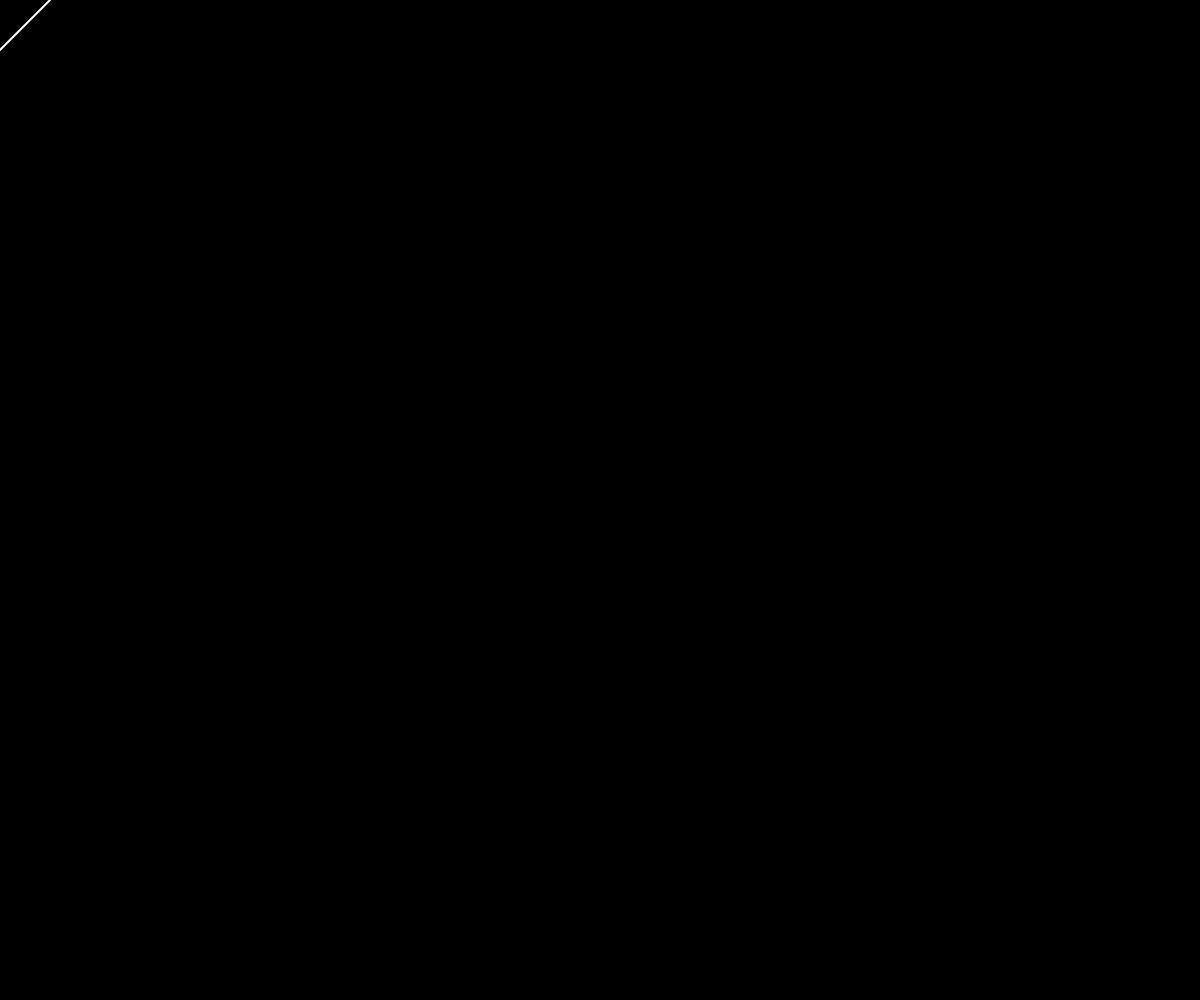
Frame 1 (no input)
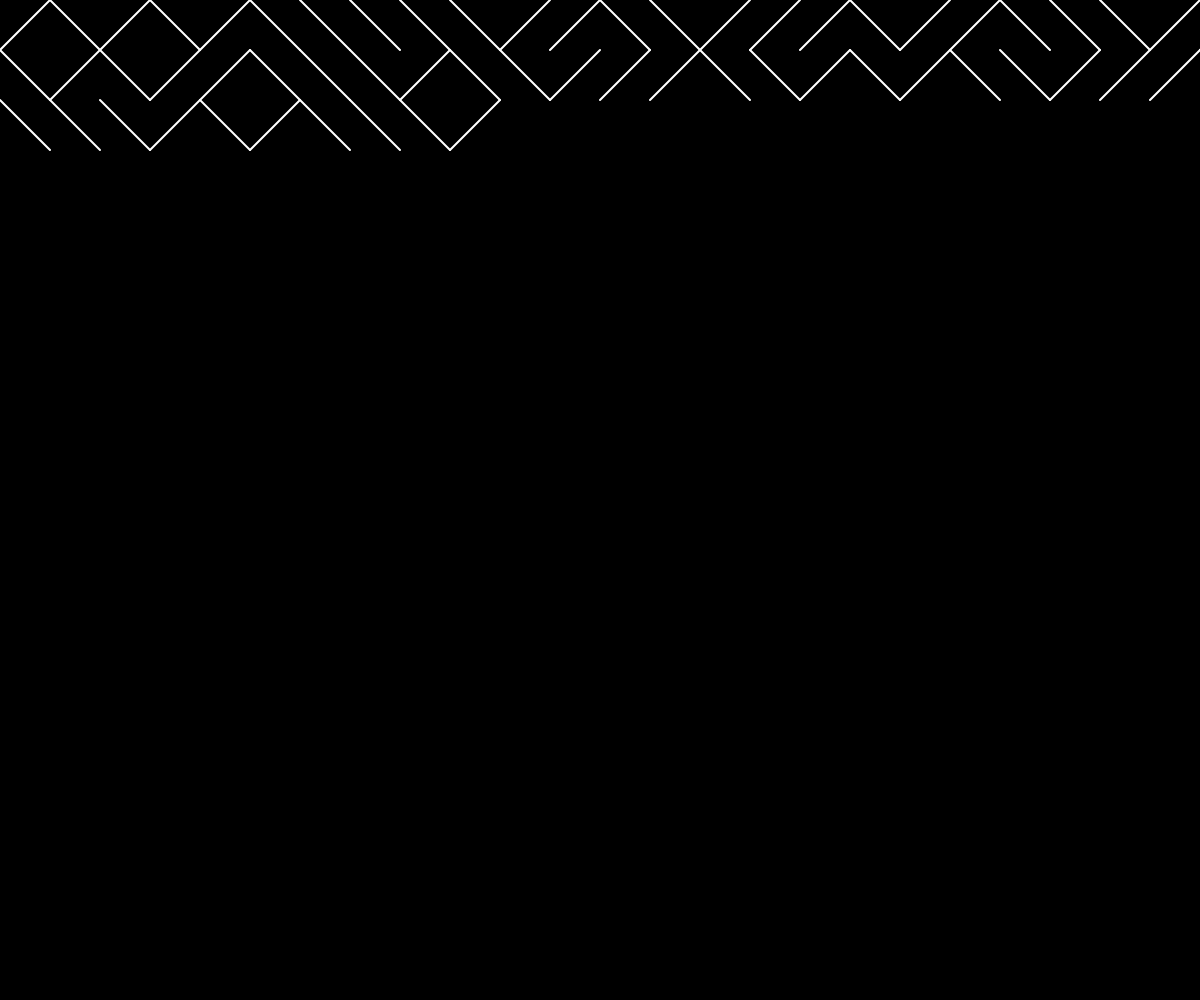
Frame 60 (no input)
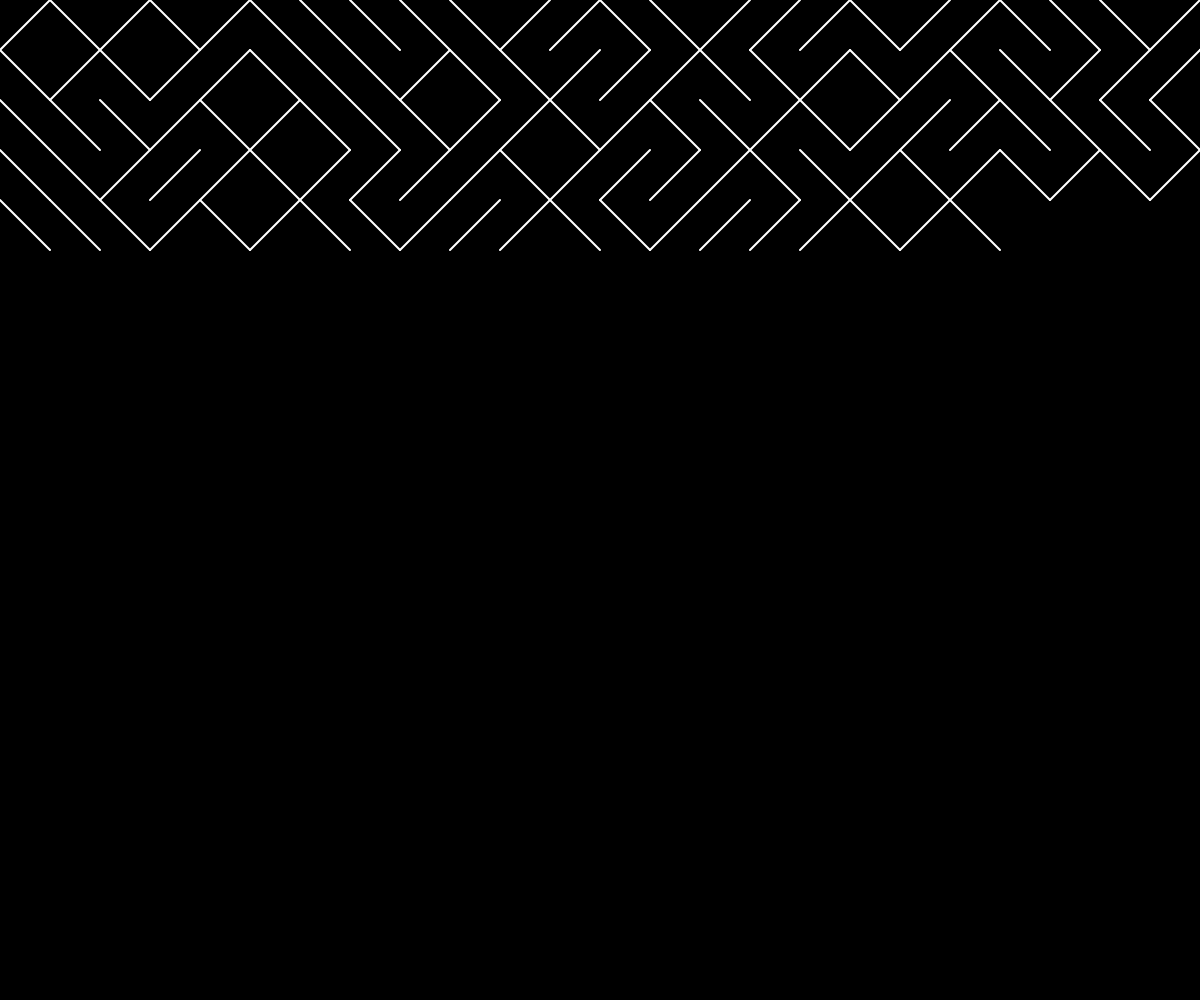
Frame 120 (the mouse pressed at the canvas centre since frame 60)

The p5.js sketch that drew these frames (run headless with seeded random() and noise() and a simulated clock; from frame 60 on, the mouse is pressed at the canvas centre):

// p5.js sketch
// ── sketch.js
let x = 0;
let y = 0;
let spacing = 50;
let r = 255;
function setup(){
  createCanvas(windowWidth, windowHeight);
  background(0);
  frameRate(-50)
}

function draw(){
  strokeWeight(2);
  stroke(r);
  if (random(1)<0.5){
  line(x , y, x+spacing, y+spacing);
}else{
  line(x, y+spacing , x+spacing , y);
}
x= x + 50;
if(x > width){
  x=0;
  y= y + spacing;
}
}
